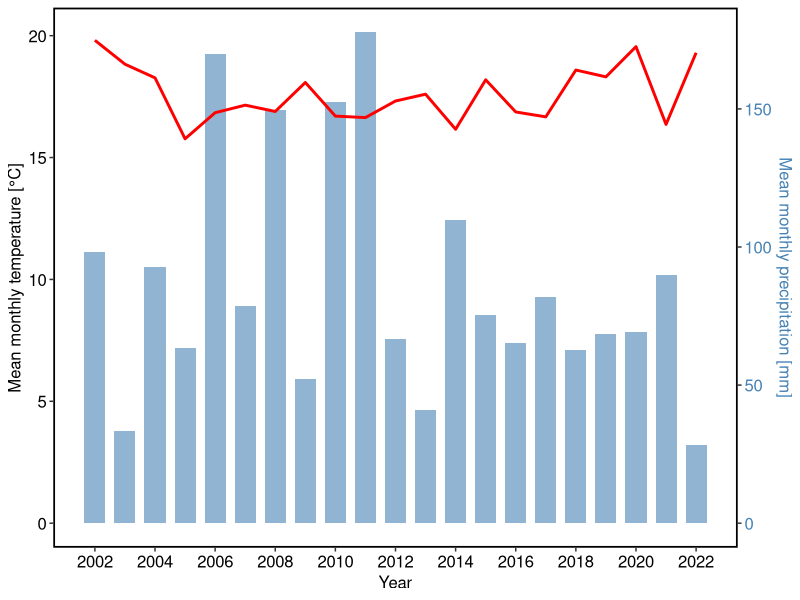

Source code (R):
## ---- chunk 1
#install.packages("dplyr")
#install.packages("ggplot2")
#install.packages("ggpubr")
#install.packages("here")
#install.packages("lubridate")
#install.packages("tidyverse")
## ---- chunk 2
library(dplyr)
library(ggplot2)
library(ggpubr)
library(here)
library(lubridate)
library(tidyverse)
## ---- chunk 3
# Creates a theme for all plots in this study 
theme_JM <- theme(
  axis.title.x      = element_text(colour = "black", size = 12),
  axis.text.x       = element_text(colour = "black", size = 12), 
  axis.title.y      = element_text(colour = "black", size = 12),
  axis.text.y       = element_text(colour = "black", size = 12), 
  legend.title      = element_text(colour = "black", size = 12),
  legend.text       = element_text(colour = "black", size = 12), 
  legend.position   = "top",
  panel.background  = element_blank(), 
  panel.border      = element_rect(colour = "black", fill = NA, size = 1.2),
  legend.key        = element_blank(),
  strip.text.x      = element_text(colour = "black", size = 12),
  strip.text.y      = element_text(colour = "black", size = 12)
)
## ---- chunk 4
df_precipitation_08 <- read.delim(here("data", "climate", "regional_averages_rr_08.txt"), dec = ".", sep = ";", skip = 1)
df_temperature_08 <- read.delim(here("data", "climate", "regional_averages_tm_08.txt"), dec = ".", sep = ";", skip = 1)
## ---- chunk 5
df_precipitation_08 <- df_precipitation_08 %>%
  select(Year = Jahr, Month = Monat, Precipitation = Schleswig.Holstein)

df_temperature_08 <- df_temperature_08 %>%
  select(Year = Jahr, Month = Monat, Temperature = Schleswig.Holstein)

df_climate_08 <- df_precipitation_08 %>%
  left_join(df_temperature_08, by = c("Year", "Month"))
## ---- chunk 6
max_temp <- max(df_climate_08$Temperature, na.rm = TRUE)
max_precip <- max(df_climate_08$Precipitation, na.rm = TRUE)
scaling_factor <- max_temp / max_precip

plot_climate_08 <- df_climate_08 %>%
  filter(Year > 2001 & Year < 2023) %>%
  ggplot(aes(x = Year)) +
  geom_col(aes(y = Precipitation * scaling_factor), 
           width = 0.7, 
           fill = "steelblue",
           alpha = 0.6) +
  geom_line(aes(y = Temperature), color = "red", linewidth = 1) +
  scale_y_continuous(
    name = "Mean monthly temperature [°C]",
    sec.axis = sec_axis(~./scaling_factor, 
                        name = "Mean monthly precipitation [mm]")
  ) +
  scale_x_continuous(breaks = seq(2002, 2022, by = 2)) +
  labs(x = "Year") +
  theme_JM +
  theme(axis.title.y.right = element_text(color = "steelblue"),
        axis.text.y.right = element_text(color = "steelblue"))
## ---- chunk 7
# dplyr: Wickham, H., François, R., Henry, L., Müller, K., Vaughan, D., & PBC, P. S. (2024). dplyr: A Grammar of Data Manipulation. R package version 1.1.4. https://CRAN.R-project.org/package=dplyr
# ggplot2: Wickham, H., Chang, W., Henry, L., Pedersen, T. L., Takahashi, K., Wilke, C., Woo, K., & Yutani, H. (2024). ggplot2: Create Elegant Data Visualisations Using the Grammar of Graphics. R package version 3.5.1. https://CRAN.R-project.org/package=ggplot2
# ggpubr: Kassambara, A. (2024). ggpubr: 'ggplot2' Based Publication Ready Plots. R package version 0.6.0. https://CRAN.R-project.org/package=ggpubr
# here: Müller, K. & Bryan, J. (2024). here: A Simpler Way to Find Your Files. R package version 1.0.1. https://CRAN.R-project.org/package=here
# lubridate: Spinu, V., Grolemund, G., & Wickham, H. (2024). lubridate: Make Dealing with Dates a Little Easier. R package version 1.9.3. https://CRAN.R-project.org/package=lubridate
# tidyverse: Wickham, H., Bryan, J., François, R., Henry, L., Müller, K., Pedersen, T. L., & Takahashi, K. (2024). tidyverse: Easily Install and Load the 'Tidyverse'. R package version 2.0.0. https://CRAN.R-project.org/package=tidyverse
